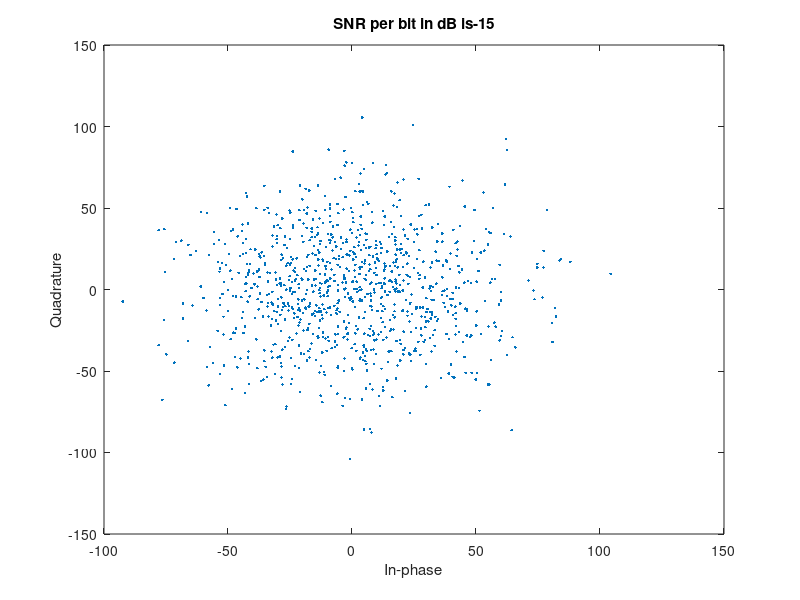
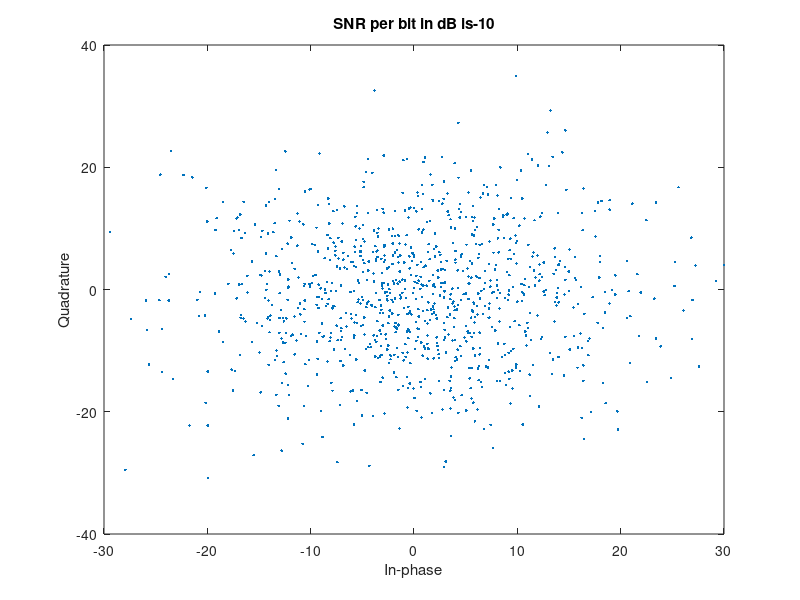
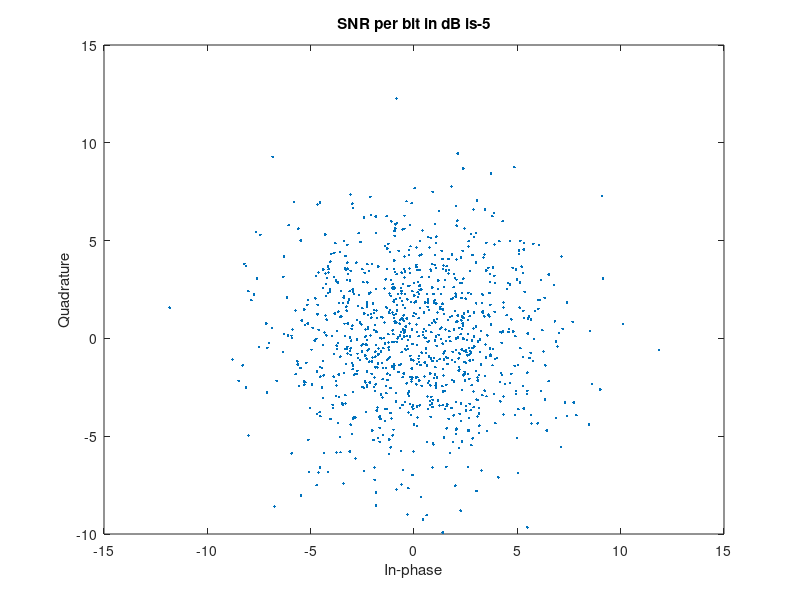
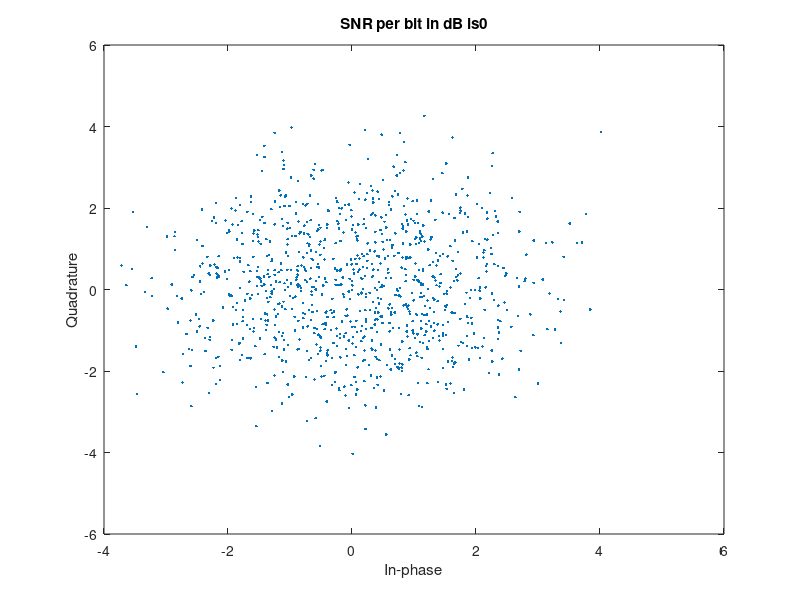

Reproduce these figures in MATLAB, in order.
clc;
clear;
close all;
%% part A  %%%%%%%%%%%%%%%%%%%%%%%%%%%%%%%%%%%%%%%
% num_of_bits = 1000;
% bit_stream = randi([0,1],1,num_of_bits);
% symbol = 2*bit_stream - 1;
% Eb = 1;
% % SNRdB = 0;
% SNRdB = -15:5:35;
% SNR = 10.^(SNRdB/10);
% No = Eb ./ SNR;
% received = zeros(length(SNR),num_of_bits);
% symbol_error = zeros(1,length(SNR));
% for counter = 1:length(SNR)
%     N = sqrt(No(1,counter)/2)*randn(1,num_of_bits);
%     received(counter,:) = N + symbol;
%     scatterplot(received(counter,:));
%     title(strcat('SNR in dB is',num2str(SNRdB(1,counter))));
%     for i = 1:num_of_bits
%         if ((received(counter,i) > 0) && (bit_stream(1,i) == 0)) ||...
%                 ((received(counter,i) < 0) && (bit_stream(1,i) == 1))
%             symbol_error(1,counter) = symbol_error(1,counter) +1;
%         end
%     end
% end
% 
% symbol_error = symbol_error / num_of_bits;
% BER = symbol_error;
% figure;
% plot(SNRdB,BER,'--o');
% title('BER Vs SNR');
% xlabel('SNR per bir in dB');
% ylabel('BER%');
% scatterplot(symbol);
% title('sending symbols');


% %% part B  %%%%%%%%%%%%%%%%%%%%%%%%%%%%%%%%%%%%%%%%%%
Eb = 1;
Es = 2;
SNRdB = -15:5:35; % Eb/No   SNR per bit
SNRdB = SNRdB * (Es/Eb); % Es/No SNR per Symbol
SNR = 10.^(SNRdB/10);
No = Es ./ SNR;
num_of_bits = 2000;
num_of_symbols = num_of_bits/2;
bit_stream = randi([0,1],1,num_of_bits);
symbol = zeros(1,num_of_symbols);
const1 = sqrt(Es)*[1i, 1, -1, -1i]; % bit mapping on symbols [00, 01, 10, 11]
const2 = sqrt(Es)*[1+1i, 1-1i, -1+1i, -1-1i]/sqrt(2); % [00, 01, 10, 11]

j = 0; % this variable using for switching between constelations
%% mappping bits on symbols
for i = 1:num_of_symbols
    if j  % pick symbol among const1
        if [bit_stream(1,2*i-1),bit_stream(1,2*i)] == [0,0]
            symbol(1,i) = const1(1,1);
        elseif [bit_stream(1,2*i-1),bit_stream(1,2*i)] == [0,1]
            symbol(1,i) = const1(1,2);
        elseif [bit_stream(1,2*i-1),bit_stream(1,2*i)] == [1,0]
            symbol(1,i) = const1(1,3);
        elseif [bit_stream(1,2*i-1),bit_stream(1,2*i)] == [1,1]
            symbol(1,i) = const1(1,4);
        end
    else % pick symbol among const2 
        if [bit_stream(1,2*i-1),bit_stream(1,2*i)] == [0,0]
            symbol(1,i) = const2(1,1);
        elseif [bit_stream(1,2*i-1),bit_stream(1,2*i)] == [0,1]
            symbol(1,i) = const2(1,2);
        elseif [bit_stream(1,2*i-1),bit_stream(1,2*i)] == [1,0]
            symbol(1,i) = const2(1,3);
        elseif [bit_stream(1,2*i-1),bit_stream(1,2*i)] == [1,1]
            symbol(1,i) = const2(1,4);
        end
    end
    j = ~j;
end

j = 0;
received = zeros(length(SNR),num_of_symbols);
received_bit_stream = zeros(length(SNR),num_of_bits);
BER = zeros(1,length(SNR));
for counter = 1:length(SNR)
    NI = sqrt(No(1,counter)/2)*randn(1,num_of_symbols);
    NQ = sqrt(No(1,counter)/2)*randn(1,num_of_symbols);
    received(counter,:) = NI + 1i*NQ + symbol;
    scatterplot(received(counter,:));
    title(strcat('SNR per bit in dB is',num2str(SNRdB(1,counter)/2)));
    for i = 1:num_of_symbols  %Detection
        if j  % pick symbol among const1
           if (angle(received(counter,i)) > pi/4) && ...
                   (angle(received(counter,i)) < pi*3/4)
                received_bit_stream(counter,2*i-1) = 0;
                received_bit_stream(counter,2*i) = 0;
            elseif (angle(received(counter,i)) > 3*pi/4) || ...
                    (angle(received(counter,i)) < -pi*3/4)
                received_bit_stream(counter,2*i-1) = 1;
                received_bit_stream(counter,2*i) = 0;
            elseif (angle(received(counter,i)) < pi/4) && ...
                    (angle(received(counter,i)) > -pi/4)
                received_bit_stream(counter,2*i-1) = 0;
                received_bit_stream(counter,2*i) = 1;
            elseif (angle(received(counter,i)) < -pi/4) && ...
                    (angle(received(counter,i)) > -pi*3/4)
                received_bit_stream(counter,2*i-1) = 1;
                received_bit_stream(counter,2*i) = 1;
            end
        else % pick symbol among const2
            if (real(received(counter,i)) > 0) && ...
                    (imag(received(counter,i)) > 0)
                received_bit_stream(counter,2*i-1) = 0;
                received_bit_stream(counter,2*i) = 0;
            elseif (real(received(counter,i)) < 0) && ...
                    (imag(received(counter,i)) > 0)
                received_bit_stream(counter,2*i-1) = 1;
                received_bit_stream(counter,2*i) = 0;
            elseif (real(received(counter,i)) > 0) && ...
                    (imag(received(counter,i)) < 0)
                received_bit_stream(counter,2*i-1) = 0;
                received_bit_stream(counter,2*i) = 1;
            elseif (real(received(counter,i)) < 0) && ...
                    (imag(received(counter,i)) < 0)
                received_bit_stream(counter,2*i-1) = 1;
                received_bit_stream(counter,2*i) = 1;
            end
        end
        j = ~j;
    end
end

for i = 1:length(SNR)
    BER(1,i) = sum(received_bit_stream(i,:) ~= bit_stream);
end
BER = BER/num_of_bits;
figure;
plot(SNRdB*Eb/Es,BER*100,'--o');
title('BER Vs SNR');
xlabel('SNR per bir in dB');
ylabel('BER%');

%% part C  %%%%%%%%%%%%%%%%%%%%%%%%%%%%%%%%%%%%%%%%%%%%%%%%%%%%
%% part D  %%%%%%%%%%%%BPSK rayleigh channel effect%%%%%%%%%%%%%%%%%%%
% num_of_bits = 8000;
% bit_stream = randi([0,1],1,num_of_bits);
% symbol = 2*bit_stream - 1;
% Eb = 1;
% % SNRdB = 0;
% SNRdB = -15:5:35;
% SNR = 10.^(SNRdB/10);
% No = Eb ./ SNR;
% fading_rate = [0.0001, 0.001, 0.01, 0.1];
% fm = 10; % fm is the maximum Doppler shift
% % ts is the sample time of the input signal
% received = zeros(length(fading_rate),length(SNR),num_of_bits);
% symbol_error = zeros(length(fading_rate),length(SNR));
% k = 0;
% for ts = fading_rate/fm
%     k = k+1; % ts counter
%     ray_channel = rayleighchan(ts,fm);
%     symbol_after_ray = filter(ray_channel,symbol);
%     for counter = 1:length(SNR)
%         N = sqrt(No(1,counter)/2)*randn(1,num_of_bits);
%         received(k,counter,:) = N + symbol_after_ray;
% %         scatterplot(received(k,counter,:));
% %         title(strcat('SNR in dB is',num2str(SNRdB(1,counter)),...
% %             'fading rate is',num2str(fading_rate(1,k))));
%         for i = 1:num_of_bits
%             if ((received(k,counter,i) > 0) && (bit_stream(1,i) == 0)) ||...
%                     ((received(k,counter,i) < 0) && (bit_stream(1,i) == 1))
%                 symbol_error(k,counter) = symbol_error(k,counter) +1;
%             end
%         end
%     end
% end
% BER = symbol_error/num_of_bits;
% for k = 1:length(fading_rate)
%     figure;
%     plot(SNRdB,BER(k,:)*100,'--o');
%     title(strcat('BER Vs SNR for fading rate ',num2str(fading_rate(1,k))));
%     xlabel('SNR per bir in dB');
%     ylabel('BER%');
% end

%% part D  %%%%%%%%%%QPSK pi by 4 rayleigh channel effect%%%%%%%%%%%%%%%%
% 
% Eb = 1;
% Es = 2;
% SNRdB = -15:5:35; % Eb/No   SNR per bit
% SNRdB = SNRdB * (Es/Eb); % Es/No SNR per Symbol
% SNR = 10.^(SNRdB/10);
% No = Es ./ SNR;
% num_of_bits = 2000;
% num_of_symbols = num_of_bits/2;
% bit_stream = randi([0,1],1,num_of_bits);
% symbol = zeros(1,num_of_symbols);
% const1 = sqrt(Es)*[1i, 1, -1, -1i]; % bit mapping on symbols [00, 01, 10, 11]
% const2 = sqrt(Es)*[1+1i, 1-1i, -1+1i, -1-1i]/sqrt(2); % [00, 01, 10, 11]
% 
% j = 0; % this variable using for switching between constelations
% %% mappping bits on symbols
% for i = 1:num_of_symbols
%     if j  % pick symbol among const1
%         if [bit_stream(1,2*i-1),bit_stream(1,2*i)] == [0,0]
%             symbol(1,i) = const1(1,1);
%         elseif [bit_stream(1,2*i-1),bit_stream(1,2*i)] == [0,1]
%             symbol(1,i) = const1(1,2);
%         elseif [bit_stream(1,2*i-1),bit_stream(1,2*i)] == [1,0]
%             symbol(1,i) = const1(1,3);
%         elseif [bit_stream(1,2*i-1),bit_stream(1,2*i)] == [1,1]
%             symbol(1,i) = const1(1,4);
%         end
%     else % pick symbol among const2 
%         if [bit_stream(1,2*i-1),bit_stream(1,2*i)] == [0,0]
%             symbol(1,i) = const2(1,1);
%         elseif [bit_stream(1,2*i-1),bit_stream(1,2*i)] == [0,1]
%             symbol(1,i) = const2(1,2);
%         elseif [bit_stream(1,2*i-1),bit_stream(1,2*i)] == [1,0]
%             symbol(1,i) = const2(1,3);
%         elseif [bit_stream(1,2*i-1),bit_stream(1,2*i)] == [1,1]
%             symbol(1,i) = const2(1,4);
%         end
%     end
%     j = ~j;
% end
% j = 0;
% fading_rate = [0.0001, 0.001, 0.01, 0.1];
% fm = 10; % fm is the maximum Doppler shift
% % ts is the sample time of the input signal
% received_symbol = zeros(length(fading_rate),length(SNR),num_of_symbols);
% received_bit_stream = zeros(length(fading_rate),length(SNR),num_of_bits);
% symbol_error = zeros(length(fading_rate),length(SNR));
% BER = zeros(length(fading_rate),length(SNR));
% k = 0;
% for ts = fading_rate/fm
%     k = k+1; % ts counter
%     ray_channel = rayleighchan(ts,fm);
%     symbol_after_ray = filter(ray_channel,symbol);
%     for counter = 1:length(SNR)
%         NI = sqrt(No(1,counter)/2)*randn(1,num_of_symbols);
%         NQ = sqrt(No(1,counter)/2)*randn(1,num_of_symbols);
%         received_symbol(k,counter,:) = NI + 1i*NQ + symbol_after_ray;
%         scatterplot(received_symbol(k,counter,:));
%         title(strcat('SNR per bit in dB is',num2str(SNRdB(1,counter)*Eb/Es),...
%             'fading rate is',num2str(fading_rate(1,k))));
%         for i = 1:num_of_symbols  %Detection
%             if j  % pick symbol among const1
%                 if (angle(received_symbol(k,counter,i)) > pi/4) && ...
%                         (angle(received_symbol(k,counter,i)) < pi*3/4)
%                     received_bit_stream(k,counter,2*i-1) = 0;
%                     received_bit_stream(k,counter,2*i) = 0;
%                 elseif (angle(received_symbol(k,counter,i)) > 3*pi/4) || ...
%                         (angle(received_symbol(k,counter,i)) < -pi*3/4)
%                     received_bit_stream(k,counter,2*i-1) = 1;
%                     received_bit_stream(k,counter,2*i) = 0;
%                 elseif (angle(received_symbol(k,counter,i)) < pi/4) && ...
%                         (angle(received_symbol(k,counter,i)) > -pi/4)
%                     received_bit_stream(k,counter,2*i-1) = 0;
%                     received_bit_stream(k,counter,2*i) = 1;
%                 elseif (angle(received_symbol(k,counter,i)) < -pi/4) && ...
%                         (angle(received_symbol(k,counter,i)) > -pi*3/4)
%                     received_bit_stream(k,counter,2*i-1) = 1;
%                     received_bit_stream(k,counter,2*i) = 1;
%                 end
%             else % pick symbol among const2
%                 if (real(received_symbol(k,counter,i)) > 0) && ...
%                         (imag(received_symbol(k,counter,i)) > 0)
%                     received_bit_stream(k,counter,2*i-1) = 0;
%                     received_bit_stream(k,counter,2*i) = 0;
%                 elseif (real(received_symbol(k,counter,i)) < 0) && ...
%                         (imag(received_symbol(k,counter,i)) > 0)
%                     received_bit_stream(k,counter,2*i-1) = 1;
%                     received_bit_stream(k,counter,2*i) = 0;
%                 elseif (real(received_symbol(k,counter,i)) > 0) && ...
%                         (imag(received_symbol(k,counter,i)) < 0)
%                     received_bit_stream(k,counter,2*i-1) = 0;
%                     received_bit_stream(k,counter,2*i) = 1;
%                 elseif (real(received_symbol(k,counter,i)) < 0) && ...
%                         (imag(received_symbol(k,counter,i)) < 0)
%                     received_bit_stream(k,counter,2*i-1) = 1;
%                     received_bit_stream(k,counter,2*i) = 1;
%                 end
%             end
%             j = ~j;
%         end
%     end
% end
% for k = 1:length(fading_rate)
%     for i = 1:length(SNR)
%         BER(k,i) = sum(squeeze(received_bit_stream(k,i,:))' ~= bit_stream);
%     end
% end
% BER = BER/num_of_bits;
% for k = 1:length(fading_rate)
%     figure;
%     plot(SNRdB,BER(k,:)*100,'--o');
%     title(strcat('BER Vs SNR for fading rate ',num2str(fading_rate(1,k))));
%     xlabel('SNR per bir in dB');
%     ylabel('BER%');
% end